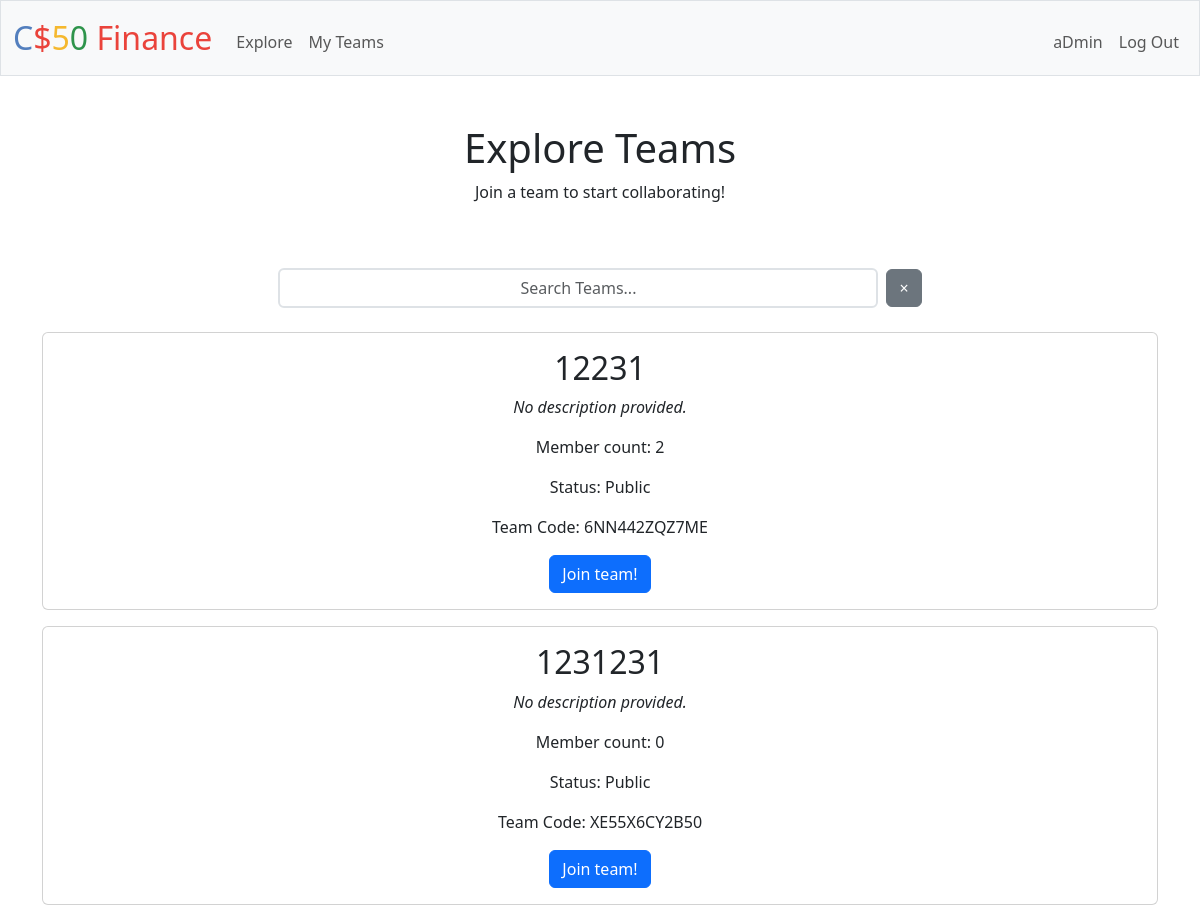
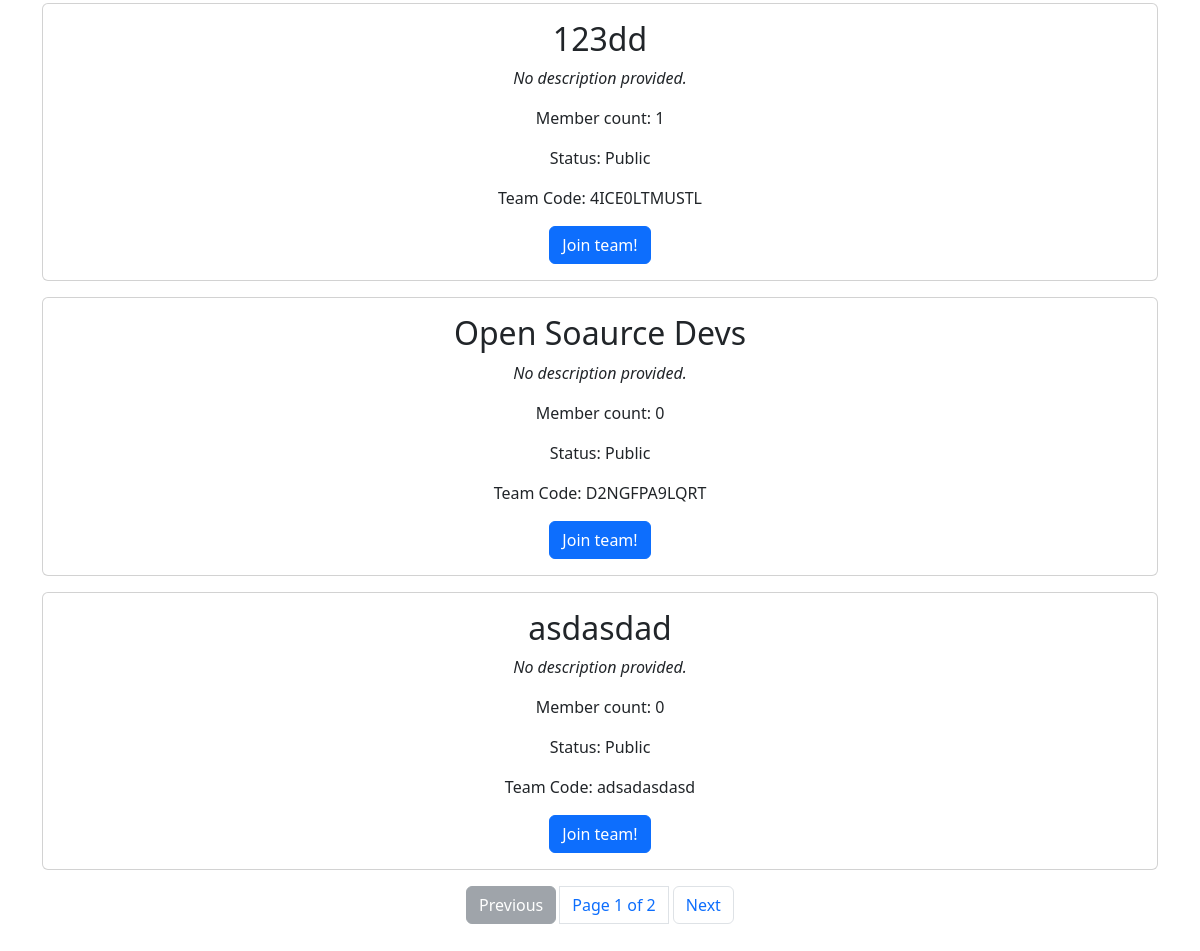
Screenshot of /explore (signed in) with the database file from the repository (2 pictures, top to bottom).
### tables this page shows
CREATE TABLE "teams" (
    "id"    INTEGER NOT NULL UNIQUE,
    "code"  TEXT NOT NULL,
    "name"  TEXT NOT NULL UNIQUE,
    "description" TEXT,
    "access_type" TEXT NOT NULL,
    PRIMARY KEY("id" AUTOINCREMENT)
);

### app.py (the view)
@app.route("/explore", methods=["GET"])
@login_required
def explore():
    search_query = request.args.get("search", "")
    if search_query:
        teams = db.execute("""
            SELECT id, name, description, access_type, code,
            (SELECT COUNT(*) FROM team_members WHERE team_members.team_id = teams.id) AS member_count
            FROM teams
            WHERE teams.id NOT IN
            (SELECT team_id FROM team_members WHERE user_id = ?)
            AND access_type != 'private'
            AND teams.name LIKE ?
            ORDER BY teams.name ASC
            """, session["user_id"], f"%{search_query}%")
    else:
        teams = db.execute("""
            SELECT id, name, description, access_type, code,
            (SELECT COUNT(*) FROM team_members WHERE team_members.team_id = teams.id) AS member_count
            FROM teams
            WHERE teams.id NOT IN
            (SELECT team_id FROM team_members WHERE user_id = ?)
            AND access_type != 'private'
            ORDER BY teams.name ASC
            """, session["user_id"])
    return render_template("explore.html", teams=teams)

### app.py (called while the page is built)
@app.after_request
def after_request(response):
    response.headers["Cache-Control"] = "no-cache, no-store, must-revalidate"
    response.headers["Expires"] = 0
    response.headers["Pragma"] = "no-cache"
    return response

### helpers.py (called while the page is built)
def login_required(f):
    @wraps(f)
    def decorated_function(*args, **kwargs):
        if session.get("user_id") is None:
            flash("You must be logged in to access this page!")
            return render_template("login.html", request_path=request.path)
        return f(*args, **kwargs)
    return decorated_function

### templates/explore.html (shortened to what this page needs)
{% extends "layout.html" %}
{% block main %}
    <h1 class="text-center">Explore Teams</h1>
    <p class="text-center pb-5">Join a team to start collaborating!</p>
    <div class="search-control d-flex justify-content-center mb-4">
        <form class="d-flex align-items-center" id="team-search-form">
            <input type="text" autocomplete="off" class="form-control team-search" id="search-input" name="search" placeholder="Search Teams...">
            <a href="/explore" class="btn btn-secondary ms-2" id="clear-search" >&times;</a>
        </form>
    </div>
    {% if teams %}
        {% for team in teams %}
        <div class="card text-center mb-3">
            <div class="card-body">
                <h2 class="card-title">{{ team.name }}</h2>
                {% if team.description %}
                    <p class="card-text"><i>{{ team.description }}</i></p>
                {% else %}
                    <p class="card-text"><i>No description provided.</i></p>
                {% endif %}
                <p class="card-text">Member count: {{ team.member_count }}</p>
                <p class="card-text">Status: {{ team.access_type.capitalize() }}</p>
                <p class="card-text">Team Code: {{ team.code }}</p>
                <div class="container">
                    <form id="join-team-form">
                        <button type="submit" class="btn btn-primary join-button" data-team-id="{{ team.id }}">Join team!</button>
                    </form>
                </div>
            </div>
        </div>
        {% endfor %}
    {% else %}
        <p class="text-center mt-5"><i>Nothing to show here...</i></p>
    {% endif %}
    <ul class="pagination justify-content-center" hidden>
        <li class="page-item"><button class="page-link btn btn-secondary me-1" id="prev-btn">Previous</button></li>
        <li class="page-item"><span class="page-link" id="page-info"></span></li>
        <li class="page-item"><button class="page-link btn btn-secondary ms-1" id="next-btn">Next</button></li>
    </ul>
{% endblock %}

### static/styles.css (style rules this page uses)
.card, .btn, .form-control { transition: opacity 0.2s, transform 0.2s; }
#search-input { border-width: 2px; text-align: center; }
.team-search { width: clamp(400px, 50vw, 1000px); }

### rows the page displays
teams: name "12231", description "No description provided.", member_count "2", access_type "Public", code "6NN442ZQZ7ME"
teams: name "1231231", description "No description provided.", member_count "0", access_type "Public", code "XE55X6CY2B50"
teams: name "123dd", description "No description provided.", member_count "1", access_type "Public", code "4ICE0LTMUSTL"
teams: name "Open Soaurce Devs", description "No description provided.", member_count "0", access_type "Public", code "D2NGFPA9LQRT"
teams: name "asdasdad", description "No description provided.", member_count "0", access_type "Public", code "adsadasdasd"

### other values shown
{{ session["username"] }} "aDmin"
